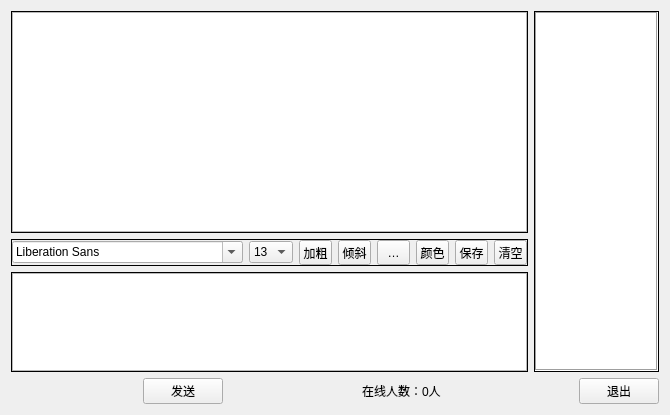
<?xml version="1.0" encoding="UTF-8"?>
<ui version="4.0">
 <class>Widget</class>
 <widget class="QWidget" name="Widget">
  <property name="geometry">
   <rect>
    <x>0</x>
    <y>0</y>
    <width>670</width>
    <height>415</height>
   </rect>
  </property>
  <property name="windowTitle">
   <string>Widget</string>
  </property>
  <layout class="QVBoxLayout" name="verticalLayout_3">
   <item>
    <widget class="QWidget" name="widget_2" native="true">
     <layout class="QGridLayout" name="gridLayout">
      <property name="leftMargin">
       <number>0</number>
      </property>
      <property name="topMargin">
       <number>0</number>
      </property>
      <property name="rightMargin">
       <number>0</number>
      </property>
      <property name="bottomMargin">
       <number>0</number>
      </property>
      <item row="0" column="0">
       <widget class="QWidget" name="widget" native="true">
        <layout class="QVBoxLayout" name="verticalLayout_2">
         <property name="leftMargin">
          <number>0</number>
         </property>
         <property name="topMargin">
          <number>0</number>
         </property>
         <property name="rightMargin">
          <number>0</number>
         </property>
         <property name="bottomMargin">
          <number>0</number>
         </property>
         <item>
          <widget class="QFrame" name="frame">
           <property name="frameShape">
            <enum>QFrame::Box</enum>
           </property>
           <layout class="QHBoxLayout" name="horizontalLayout_3">
            <property name="leftMargin">
             <number>0</number>
            </property>
            <property name="topMargin">
             <number>0</number>
            </property>
            <property name="rightMargin">
             <number>0</number>
            </property>
            <property name="bottomMargin">
             <number>0</number>
            </property>
            <item>
             <widget class="QTextBrowser" name="msgBrowser"/>
            </item>
           </layout>
          </widget>
         </item>
         <item>
          <widget class="QFrame" name="frame_2">
           <property name="frameShape">
            <enum>QFrame::Box</enum>
           </property>
           <layout class="QHBoxLayout" name="horizontalLayout_2">
            <property name="leftMargin">
             <number>0</number>
            </property>
            <property name="topMargin">
             <number>0</number>
            </property>
            <property name="rightMargin">
             <number>0</number>
            </property>
            <property name="bottomMargin">
             <number>0</number>
            </property>
            <item>
             <widget class="QFontComboBox" name="fontCbx"/>
            </item>
            <item>
             <widget class="QComboBox" name="sizeCbx">
              <property name="currentIndex">
               <number>4</number>
              </property>
              <item>
               <property name="text">
                <string>9</string>
               </property>
              </item>
              <item>
               <property name="text">
                <string>10</string>
               </property>
              </item>
              <item>
               <property name="text">
                <string>11</string>
               </property>
              </item>
              <item>
               <property name="text">
                <string>12</string>
               </property>
              </item>
              <item>
               <property name="text">
                <string>13</string>
               </property>
              </item>
              <item>
               <property name="text">
                <string>14</string>
               </property>
              </item>
              <item>
               <property name="text">
                <string>15</string>
               </property>
              </item>
              <item>
               <property name="text">
                <string>16</string>
               </property>
              </item>
              <item>
               <property name="text">
                <string>17</string>
               </property>
              </item>
              <item>
               <property name="text">
                <string>18</string>
               </property>
              </item>
              <item>
               <property name="text">
                <string>19</string>
               </property>
              </item>
              <item>
               <property name="text">
                <string>20</string>
               </property>
              </item>
              <item>
               <property name="text">
                <string>21</string>
               </property>
              </item>
              <item>
               <property name="text">
                <string>22</string>
               </property>
              </item>
             </widget>
            </item>
            <item>
             <widget class="QToolButton" name="boldTBtn">
              <property name="maximumSize">
               <size>
                <width>33</width>
                <height>33</height>
               </size>
              </property>
              <property name="focusPolicy">
               <enum>Qt::TabFocus</enum>
              </property>
              <property name="text">
               <string>加粗</string>
              </property>
              <property name="icon">
               <iconset resource="res.qrc">
                <normaloff>:/images/bold.png</normaloff>:/images/bold.png</iconset>
              </property>
              <property name="iconSize">
               <size>
                <width>26</width>
                <height>26</height>
               </size>
              </property>
              <property name="checkable">
               <bool>true</bool>
              </property>
              <property name="toolButtonStyle">
               <enum>Qt::ToolButtonIconOnly</enum>
              </property>
             </widget>
            </item>
            <item>
             <widget class="QToolButton" name="italicTBtn">
              <property name="maximumSize">
               <size>
                <width>33</width>
                <height>33</height>
               </size>
              </property>
              <property name="focusPolicy">
               <enum>Qt::TabFocus</enum>
              </property>
              <property name="text">
               <string>倾斜</string>
              </property>
              <property name="icon">
               <iconset resource="res.qrc">
                <normaloff>:/images/italic.png</normaloff>:/images/italic.png</iconset>
              </property>
              <property name="iconSize">
               <size>
                <width>26</width>
                <height>26</height>
               </size>
              </property>
              <property name="checkable">
               <bool>true</bool>
              </property>
              <property name="toolButtonStyle">
               <enum>Qt::ToolButtonIconOnly</enum>
              </property>
             </widget>
            </item>
            <item>
             <widget class="QToolButton" name="underlineTBtn">
              <property name="maximumSize">
               <size>
                <width>33</width>
                <height>33</height>
               </size>
              </property>
              <property name="cursor">
               <cursorShape>PointingHandCursor</cursorShape>
              </property>
              <property name="focusPolicy">
               <enum>Qt::TabFocus</enum>
              </property>
              <property name="text">
               <string>下划线</string>
              </property>
              <property name="icon">
               <iconset resource="res.qrc">
                <normaloff>:/images/under.png</normaloff>:/images/under.png</iconset>
              </property>
              <property name="iconSize">
               <size>
                <width>26</width>
                <height>26</height>
               </size>
              </property>
              <property name="checkable">
               <bool>true</bool>
              </property>
              <property name="popupMode">
               <enum>QToolButton::DelayedPopup</enum>
              </property>
             </widget>
            </item>
            <item>
             <widget class="QToolButton" name="colorTBtn">
              <property name="maximumSize">
               <size>
                <width>33</width>
                <height>33</height>
               </size>
              </property>
              <property name="text">
               <string>颜色</string>
              </property>
              <property name="icon">
               <iconset resource="res.qrc">
                <normaloff>:/images/color.png</normaloff>:/images/color.png</iconset>
              </property>
              <property name="iconSize">
               <size>
                <width>26</width>
                <height>26</height>
               </size>
              </property>
             </widget>
            </item>
            <item>
             <widget class="QToolButton" name="saveTBtn">
              <property name="maximumSize">
               <size>
                <width>33</width>
                <height>33</height>
               </size>
              </property>
              <property name="text">
               <string>保存</string>
              </property>
              <property name="icon">
               <iconset resource="res.qrc">
                <normaloff>:/images/save.png</normaloff>:/images/save.png</iconset>
              </property>
              <property name="iconSize">
               <size>
                <width>26</width>
                <height>26</height>
               </size>
              </property>
             </widget>
            </item>
            <item>
             <widget class="QToolButton" name="clearTBtn">
              <property name="maximumSize">
               <size>
                <width>33</width>
                <height>33</height>
               </size>
              </property>
              <property name="text">
               <string>清空</string>
              </property>
              <property name="icon">
               <iconset resource="res.qrc">
                <normaloff>:/images/clear.png</normaloff>:/images/clear.png</iconset>
              </property>
              <property name="iconSize">
               <size>
                <width>26</width>
                <height>26</height>
               </size>
              </property>
             </widget>
            </item>
           </layout>
          </widget>
         </item>
         <item>
          <widget class="QFrame" name="frame_3">
           <property name="maximumSize">
            <size>
             <width>16777215</width>
             <height>100</height>
            </size>
           </property>
           <property name="frameShape">
            <enum>QFrame::Box</enum>
           </property>
           <layout class="QVBoxLayout" name="verticalLayout">
            <property name="leftMargin">
             <number>0</number>
            </property>
            <property name="topMargin">
             <number>0</number>
            </property>
            <property name="rightMargin">
             <number>0</number>
            </property>
            <property name="bottomMargin">
             <number>0</number>
            </property>
            <item>
             <widget class="QTextEdit" name="msgTxtEdit"/>
            </item>
           </layout>
          </widget>
         </item>
        </layout>
       </widget>
      </item>
      <item row="0" column="1">
       <widget class="QFrame" name="frame_2">
        <property name="maximumSize">
         <size>
          <width>180</width>
          <height>16777215</height>
         </size>
        </property>
        <property name="frameShape">
         <enum>QFrame::Box</enum>
        </property>
        <layout class="QHBoxLayout" name="horizontalLayout_4">
         <property name="leftMargin">
          <number>0</number>
         </property>
         <property name="topMargin">
          <number>0</number>
         </property>
         <property name="rightMargin">
          <number>0</number>
         </property>
         <property name="bottomMargin">
          <number>0</number>
         </property>
         <item>
          <widget class="QTableWidget" name="usrTblWidget">
           <property name="frameShape">
            <enum>QFrame::Box</enum>
           </property>
          </widget>
         </item>
        </layout>
       </widget>
      </item>
      <item row="1" column="0" colspan="2">
       <widget class="QWidget" name="widget_3" native="true">
        <layout class="QHBoxLayout" name="horizontalLayout">
         <property name="leftMargin">
          <number>0</number>
         </property>
         <property name="topMargin">
          <number>0</number>
         </property>
         <property name="rightMargin">
          <number>0</number>
         </property>
         <property name="bottomMargin">
          <number>0</number>
         </property>
         <item>
          <spacer name="horizontalSpacer">
           <property name="orientation">
            <enum>Qt::Horizontal</enum>
           </property>
           <property name="sizeHint" stdset="0">
            <size>
             <width>40</width>
             <height>20</height>
            </size>
           </property>
          </spacer>
         </item>
         <item>
          <widget class="QPushButton" name="sendBtn">
           <property name="text">
            <string>发送</string>
           </property>
          </widget>
         </item>
         <item>
          <spacer name="horizontalSpacer_2">
           <property name="orientation">
            <enum>Qt::Horizontal</enum>
           </property>
           <property name="sizeHint" stdset="0">
            <size>
             <width>40</width>
             <height>20</height>
            </size>
           </property>
          </spacer>
         </item>
         <item>
          <widget class="QLabel" name="usrNumLbl">
           <property name="text">
            <string>在线人数：0人</string>
           </property>
          </widget>
         </item>
         <item>
          <spacer name="horizontalSpacer_3">
           <property name="orientation">
            <enum>Qt::Horizontal</enum>
           </property>
           <property name="sizeHint" stdset="0">
            <size>
             <width>40</width>
             <height>20</height>
            </size>
           </property>
          </spacer>
         </item>
         <item>
          <widget class="QPushButton" name="exitBtn">
           <property name="text">
            <string>退出</string>
           </property>
          </widget>
         </item>
        </layout>
       </widget>
      </item>
     </layout>
    </widget>
   </item>
  </layout>
 </widget>
 <resources>
  <include location="res.qrc"/>
 </resources>
 <connections/>
</ui>
